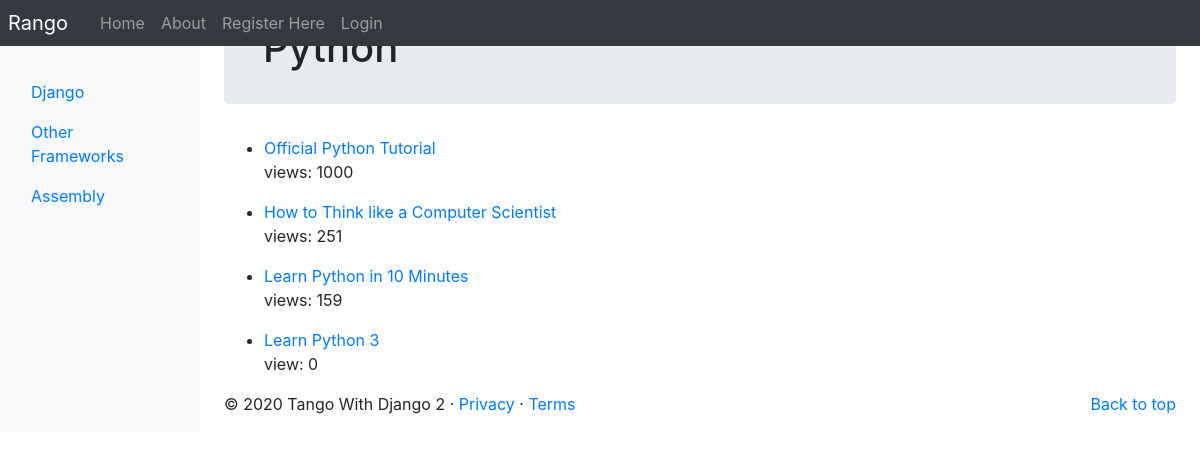
/rango/category/python/, run on an earlier commit of the app's database.
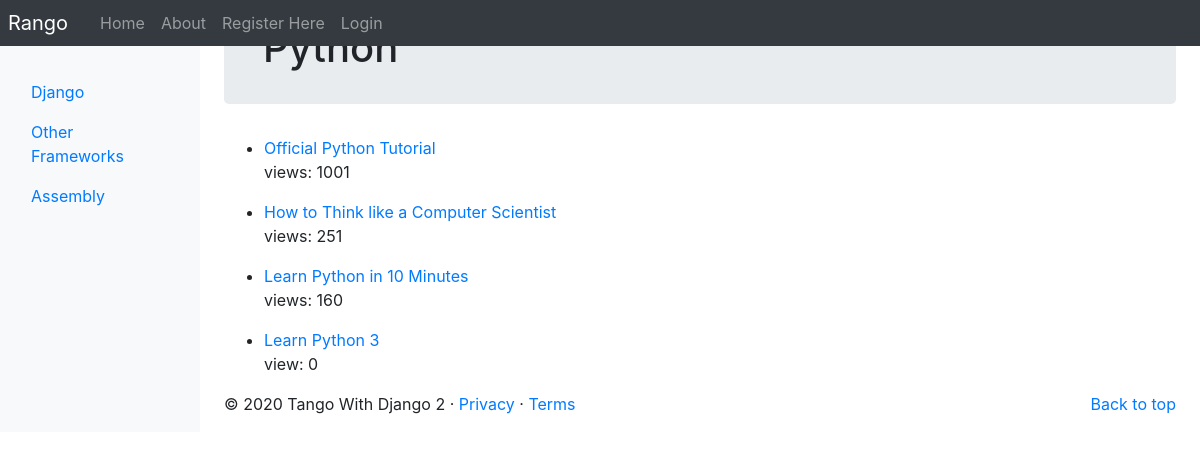
And on a later commit of the database.
### rango/models.py (models this page shows, shortened)
class Page(models.Model):
    TITLE_MAX_LENGTH = 128
    URL_MAX_LENGTH = 200
    category = models.ForeignKey(Category, on_delete=models.CASCADE)
    title = models.CharField(max_length=TITLE_MAX_LENGTH)
    url = models.URLField()
    views = models.IntegerField(default=0)

### rango/views.py (the view, shortened to what this page needs)
# urls.py: path('category/<slug:category_name_slug>/', views.ShowCategoryView.as_view(), name='show_category'),
class ShowCategoryView(View):
    def create_context_dict(self, category_name_slug):
        context_dict = {}
        try:
            category = Category.objects.get(slug=category_name_slug)
            pages = Page.objects.filter(category=category)
            context_dict['pages'] = pages.order_by('-views')
            context_dict['category'] = category
        except Category.DoesNotExist:
            context_dict['pages'] = None
            context_dict['category'] = None
            context_dict['result_list'] = None
        return context_dict
    def get(self, request, category_name_slug):
        context_dict = self.create_context_dict(category_name_slug)
        return render(request, 'rango/category.html', context=context_dict)

### rango/templatetags/rango_template_tags.py (called while the page is built)
@register.inclusion_tag('rango/categories.html')
def get_category_list(current_category=None):
    return {'categories': Category.objects.all(),
    'current_category': current_category}

### templates/rango/category.html (shortened to what this page needs)
{% extends 'rango/base.html' %}
{% load staticfiles %}
{% block body_block %}
    <div class="jumbotron p-4">
        <div class="container">
            {% if category %}
            <h1>{{ category.name}}</h1>
            {% if pages %}
        </div>
    </div>
    <ul>
        {% for page in pages %}
            <li><a href="{% url 'rango:goto' %}?page_id={{page.id}}">{{ page.title }}</a>
            {% if page.views <= 1 %}
                <p>view: {{page.views}}</p>
            {% else %}
                <p>views: {{page.views}}</p>
            {% endif %}
            </li>
        {% endfor %}
    </ul>
    {% else %}
    <strong>No pages currently in category.</strong>
    {% endif %}
    {% else %}
    The specified category does not exist.
    {% endif %}
{% endblock %}

What changed in the data, as far as the page shows it:
changed Page "Official Python Tutorial": views "1000" → "1001"
changed Page "Learn Python in 10 Minutes": views "159" → "160"
